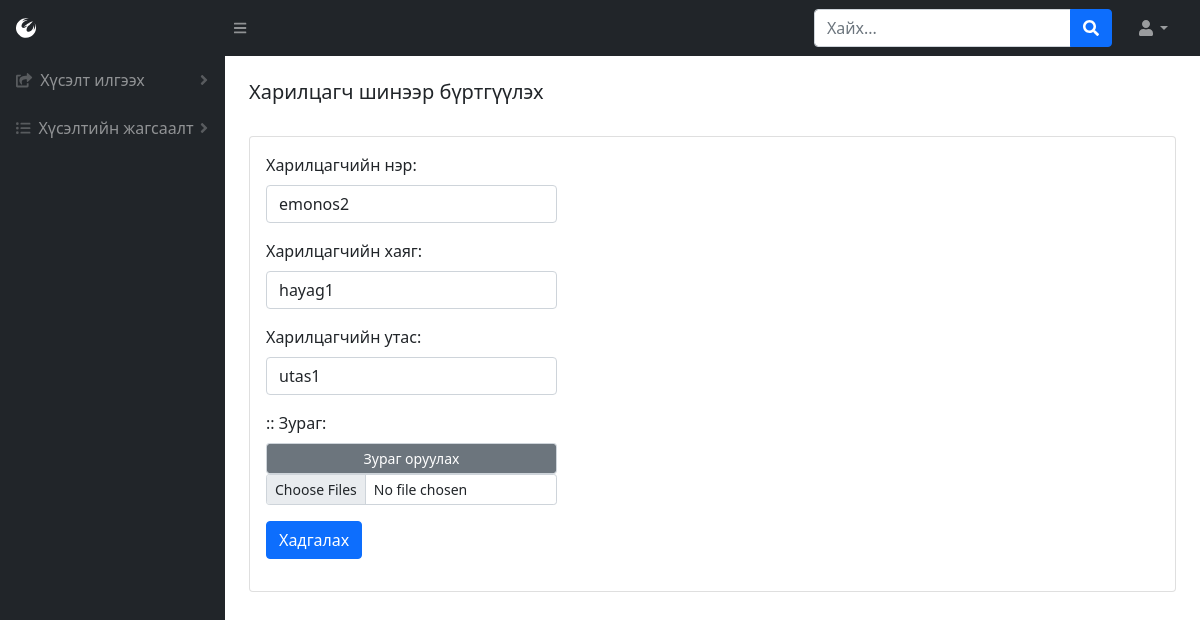
Page /company?edit=4 (signed in) on the earlier database version.
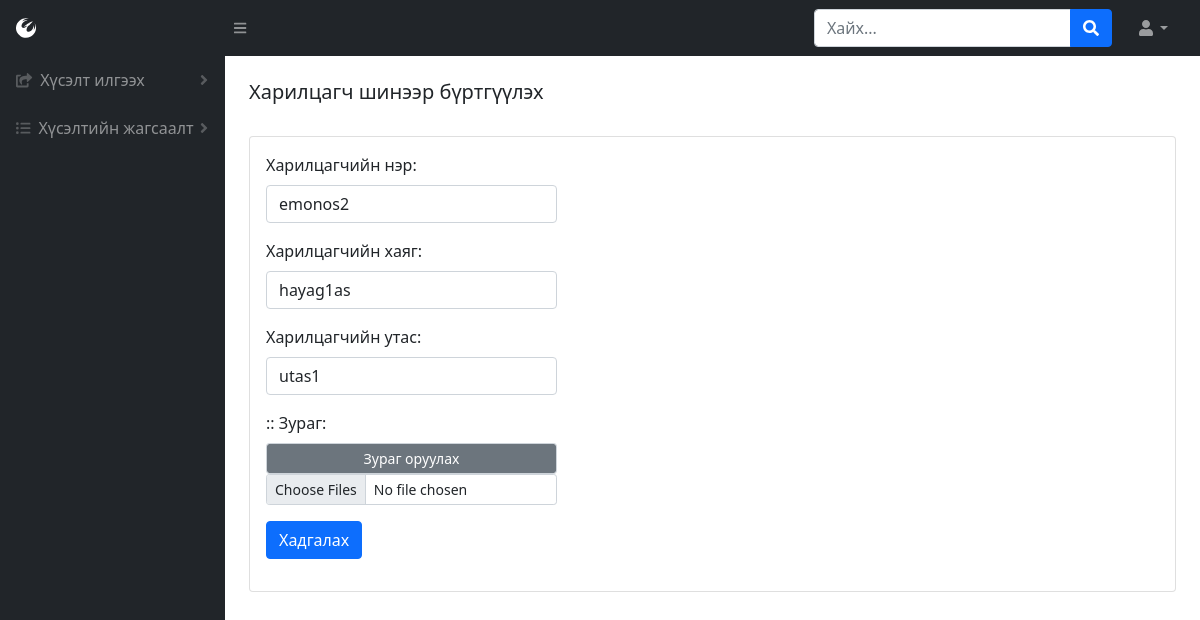
Same page on the later database version.
### BMweb/models.py (models this page shows, shortened)
class Company(models.Model):
    comName = models.CharField(max_length=300, verbose_name=_("Компаний нэр"))
    hayag = models.CharField(max_length=1000, verbose_name=_("Компаний хаяг"))
    phone = models.CharField(max_length=30, verbose_name=_("Компаний утас"))
    thumbimage = models.ImageField(
        upload_to="media/productthumb/", blank = True, null=True,  verbose_name=_("Зураг")
    )
    comState = models.ForeignKey(State, on_delete=CASCADE, verbose_name=_("Төлөв"))
    description = models.TextField(blank = True, null=True,verbose_name=_("Тайлбар"))
    reg_user = models.IntegerField(verbose_name=_("Нэвтэрсэн хэрэглэгч"))
    reg_date = models.DateTimeField(default=datetime.now, verbose_name=_("Нэвтэрсэн огноо"))
    class Meta:
        verbose_name = _("Компани")
        verbose_name_plural = _("Компани")

### BMweb/views.py (the view, shortened to what this page needs)
# urls.py: path('company', views.company,name='company'),
def company(request):
    if 'user_id' in request.session:
        h = Hereglegch.objects.get(pk=request.session['user_id'])
        if request.method == 'GET':
            if 'edit' in request.GET :
                p = Company.objects.get(pk=request.GET['edit'])
                return render(request,'company.html',{'user': h, "edit": request.GET['edit'],  "data": p} )
            elif 'del' in request.GET :
                p = Company.objects.get(pk=request.GET['del'])
                p.delete()
                return redirect('/')
            else:
                return render(request,'company.html', {'user': h})

### BMweb/templates/company.html (shortened to what this page needs)
{% load static %}
<!DOCTYPE html>
<html lang="en">
    <head>
        <link href="https://cdn.jsdelivr.net/npm/simple-datatables@latest/dist/style.css" rel="stylesheet" />
        <link href="{% static 'css/styles.css' %}" rel="stylesheet"/>
    </head>
    <body class="sb-nav-fixed">
        {% include "topNav.html" %}
        <div id="layoutSidenav">
            {% include "leftNav.html" %}
            <div id="layoutSidenav_content">
                {% include "reg_com.html" %}
            </div>
        </div>
    </body>
</html>

### BMweb/templates/reg_com.html (shortened to what this page needs)
<main>
    <div class="container-fluid px-4">
        <h5 class="mt-4">Харилцагч шинээр бүртгүүлэх</h5>
        <div class="card mb-4">
            <div class="card-body">
                <div class="dataTable-top">
                    <div class="dataTable-dropdown">
                        <form method='POST' id="reg_com_form" >
                            <div class="mb-3">
                                <label for="comName" class="form-label">Харилцагчийн нэр:</label>
                                <input type="text" class="form-control" id="comName" name="comName" placeholder="Харилцагчийн нэр" required onblur="checkValid()" value="{{data.comName}}"/>
                              </div>
                              <div class="mb-3">
                                <label for="hayag" class="form-label">Харилцагчийн хаяг:</label>
                                <input type="text" class="form-control" id="hayag" name="hayag" placeholder="Харилцагчийн хаяг" required onblur="checkValid()" value="{{data.hayag}}"/>
                              </div>
                              <div class="mb-3">
                                <label for="phone" class="form-label">Харилцагчийн утас:</label>
                                <input type="text" class="form-control" id="phone" name="phone" placeholder="Харилцагчийн утас" required onblur="checkValid()" value="{{data.phone}}"/>
                              </div>
                              <div class="mb-3">{{upFile}}::
                                <label for="thumbimage" class="form-label">Зураг:</label>
                                <input type="button" class="form-control form-control-sm" value="Зураг оруулах" onclick="bt1_click()" style="background-color: #6c757d; color:white ;">
                                <input type="file" class="form-control form-control-sm" id="thumbimage" name="thumbimage" placeholder="Зураг" required onblur="checkValid()" value="{{data.thumbimage}}" multiple/>
                              </div>
                            {% if edit %} <input type='hidden' name='edit' value='{{edit}}'id="edit"/>
                                <button type="submit" class="btn btn-primary" id="had" >Хадгалах</button>
                            {% else %}
                                <button type="submit" class="btn btn-primary" id="had" disabled>Хадгалах</button>
                            {% endif %}
                        </form>
                </div>
            </div>
        </div>
    </div>
</main>

Differences in the rows shown:
changed Company "emonos2": hayag "hayag1" → "hayag1as"
